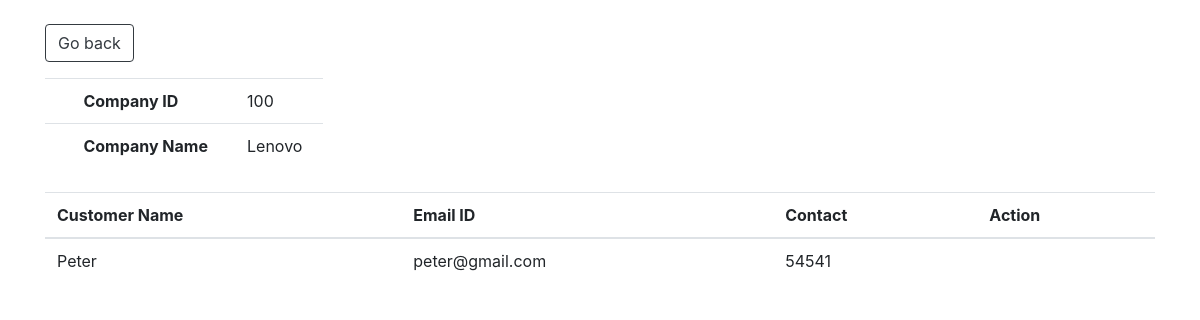
The app's page /view_customer.php?id=100 with its own data.
### tables this page shows
CREATE TABLE `company` (
  `company_id` int(11) NOT NULL,
  `company_name` varchar(250) NOT NULL,
  `email_id` varchar(250) NOT NULL,
  `telephone` int(11) NOT NULL
);

CREATE TABLE `customer` (
  `id` int(11) NOT NULL,
  `company_id` int(11) NOT NULL,
  `customer_name` varchar(50) NOT NULL,
  `email_id` varchar(250) NOT NULL,
  `contact` int(11) NOT NULL
);

### models.php (called while the page is built, shortened)
<?php
    function displayCompanyPerPage()
    {
        $connection = getConnection();
        $id = $_GET['id'];
        $query = 'SELECT * FROM company WHERE company_id = :id';
        $result = $connection->prepare($query);
        $result->execute([':id' => $id]);
        return $result->fetch(PDO::FETCH_OBJ);
    }
    function displayCustomer()
    {
        $connection = getConnection();
        $id = $_GET['id'];
        $query = 'SELECT customer.customer_name, customer.email_id, customer.contact FROM company, customer WHERE company.company_id = :id';
        $result = $connection->prepare($query);
        $result->execute([':id' => $id]);
        return $result->fetch(PDO::FETCH_OBJ);
    }
?>

### view_customer.php (the view, shortened to what this page needs)
<?php
    require 'models.php';
    $displayCompanyPerPage = displayCompanyPerPage();
    $displayCustomer = displayCustomer();
?>
<html>
    <head>
        <link rel="stylesheet" href="https://maxcdn.bootstrapcdn.com/bootstrap/4.0.0/css/bootstrap.min.css">
    </head>
    <body>
        <div class="container mt-4">
            <a class="btn btn-outline-dark mb-2" href="index.php">Go back</a>
            <table class="table mt-2 w-25">
                <tr>
                    <td><th>Company ID</th></td>
                    <td><?php echo $displayCompanyPerPage->company_id; ?></td>
                </tr>
                <tr>
                    <td><th>Company Name</th></td>
                    <td><?php echo $displayCompanyPerPage->company_name; ?></td>
                </tr>
            </table>
            <table class="table mt-4 table-hover">
                <thead>
                    <tr>
                        <th>Customer Name</th>
                        <th>Email ID</th>
                        <th>Contact</th>
                        <th>Action</th>
                    </tr>
                </thead>
                <tbody>
                    <tr>
                        <td><?php echo $displayCustomer->customer_name; ?></td>
                        <td><?php echo $displayCustomer->email_id; ?></td>
                        <td><?php echo $displayCustomer->contact; ?></td>
                        <td></td>
                    </tr>
                </tbody>
            </table>
        </div>
    </body>
</html>

### records on screen
company: company_id "100", company_name "Lenovo"
customer: customer_name "Peter", email "peter@gmail.com", contact "54541"
